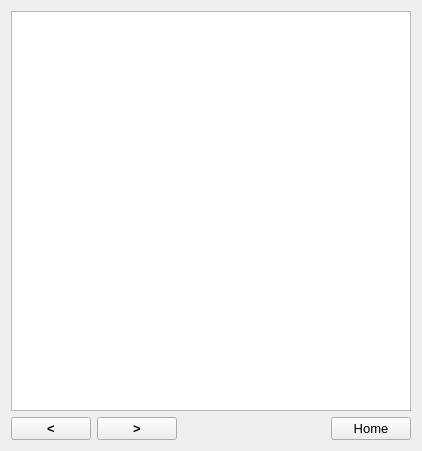
        <widget class="QWidget" name="tab_9">
         <attribute name="title">
          <string>Help</string>
         </attribute>
         <layout class="QVBoxLayout" name="verticalLayout_9">
          <item>
           <widget class="QTextBrowser" name="helpBrowser">
            <property name="minimumSize">
             <size>
              <width>400</width>
              <height>400</height>
             </size>
            </property>
            <property name="font">
             <font>
              <pointsize>12</pointsize>
              <kerning>true</kerning>
             </font>
            </property>
            <property name="openExternalLinks">
             <bool>true</bool>
            </property>
           </widget>
          </item>
          <item>
           <layout class="QHBoxLayout" name="horizontalLayout_19">
            <item>
             <widget class="QPushButton" name="helpBackButton">
              <property name="font">
               <font>
                <pointsize>10</pointsize>
                <weight>75</weight>
                <bold>true</bold>
               </font>
              </property>
              <property name="toolTip">
               <string>Back to last page.</string>
              </property>
              <property name="text">
               <string>&lt;</string>
              </property>
             </widget>
            </item>
            <item>
             <widget class="QPushButton" name="helpForwardButton">
              <property name="font">
               <font>
                <pointsize>10</pointsize>
                <weight>75</weight>
                <bold>true</bold>
               </font>
              </property>
              <property name="toolTip">
               <string>Forward in history.</string>
              </property>
              <property name="text">
               <string>&gt;</string>
              </property>
             </widget>
            </item>
            <item>
             <spacer name="horizontalSpacer_9">
              <property name="orientation">
               <enum>Qt::Horizontal</enum>
              </property>
              <property name="sizeHint" stdset="0">
               <size>
                <width>40</width>
                <height>20</height>
               </size>
              </property>
             </spacer>
            </item>
            <item>
             <widget class="QPushButton" name="helpHomeButton">
              <property name="font">
               <font>
                <pointsize>10</pointsize>
               </font>
              </property>
              <property name="toolTip">
               <string>Go to the main page.</string>
              </property>
              <property name="text">
               <string>Home</string>
              </property>
             </widget>
            </item>
           </layout>
          </item>
         </layout>
        </widget>
